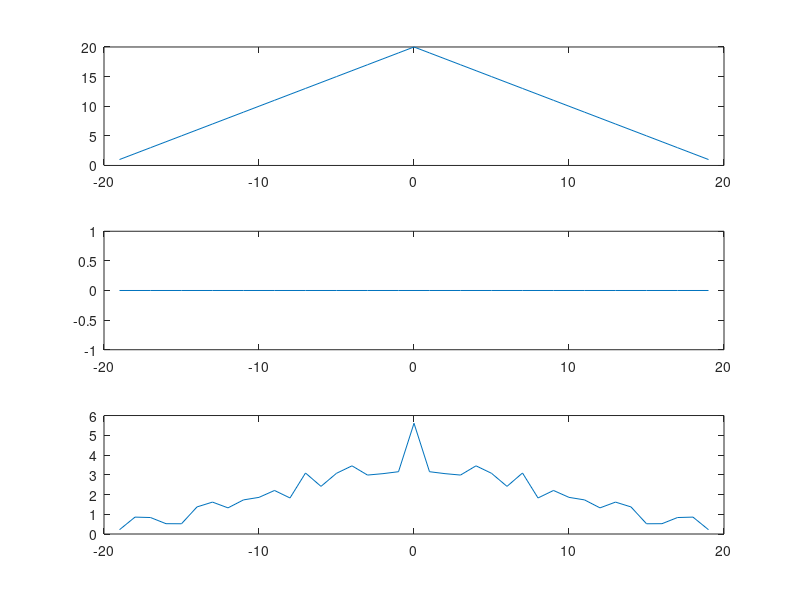

Here is the MATLAB script that generated this plot: (Note: this script raises an error after producing the figure.)
% test.m

% This file is use to test algorithms (functions) of all sort in Matlab
% before an implementation on an another platform. 

%% Test - Autocorrelation matlab's function
clear all
close all
clc
% Constant(s)
number_of_data_input = 20;

% Maximal
x1 = ones(number_of_data_input,1);

% Minimal
x2 = zeros(number_of_data_input,1);

% Nominal
x3 = rand(number_of_data_input,1);

% Test
R1 = xcorr(x1);
R2 = xcorr(x2);
R3 = xcorr(x3);

k = -(number_of_data_input-1):(number_of_data_input-1);

figure()
subplot(3,1,1)
plot(k , R1)
subplot(3,1,2)
plot(k , R2)
subplot(3,1,3)
plot(k , R3)

%% Test - Autocorrelation recoded
clear all
close all
clc
% Constant(s)
number_of_data_input = 20;

% Maximal
x1 = ones(number_of_data_input,1);

% Minimal
x2 = zeros(number_of_data_input,1);

% Nominal
x3 = rand(number_of_data_input,1);

% Test
R1 = autocorrelate(x1);
R2 = autocorrelate(x2);
R3 = autocorrelate(x3);

k = -(number_of_data_input-1):(number_of_data_input-1);

figure()
subplot(3,1,1)
plot(k , R1)
subplot(3,1,2)
plot(k , R2)
subplot(3,1,3)
plot(k , R3)

%% Test - Autocorrelation functions comparison (Matlab and recoded version)
clear all
close all
clc
% Constant(s)
number_of_data_input = 20;

% Maximal
x1 = ones(number_of_data_input,1);

% Minimal
x2 = zeros(number_of_data_input,1);

% Nominal
x3 = rand(number_of_data_input,1);

% Test
R1_xcorr = xcorr(x1);
R2_xcorr = xcorr(x2);
R3_xcorr = xcorr(x3);

R1_recoded = autocorrelate(x1);
R2_recoded = autocorrelate(x2);
R3_recoded = autocorrelate(x3);

k = -(number_of_data_input-1):(number_of_data_input-1);

figure()
subplot(3,1,1)
plot(k , R1_xcorr, 'r', k , R1_recoded, 'b--o')
subplot(3,1,2)
plot(k , R2_xcorr, 'r', k , R2_recoded, 'b--o')
subplot(3,1,3)
plot(k , R3_xcorr, 'r', k , R3_recoded, 'b--o')